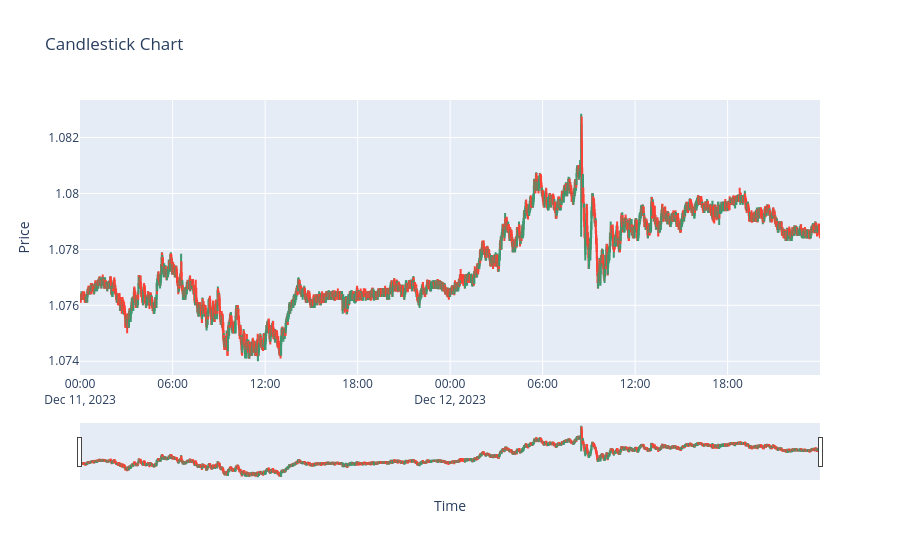

Notebook code for this chart:
### Code cell
import plotly.graph_objects as go

fig = go.Figure(data=[go.Candlestick(
    x=df['datetime'],
    open=df['open'],
    high=df['high'],
    low=df['low'],
    close=df['close']
)])

fig.update_layout(title='Candlestick Chart',
                  xaxis_title='Time',
                  yaxis_title='Price')
fig.show()

### Figure 1 — Plotly figure (JSON) as saved in the notebook; plotly's stock layout.template omitted (floating-point values rounded to 4 significant figures; data arrays with more than 128 entries replaced by an {"elided": "..."} marker saying what was removed)
{"data": [{"close": {"elided": "2880 float values"}, "high": {"elided": "2880 float values"}, "low": {"elided": "2880 float values"}, "open": {"elided": "2880 float values"}, "type": "candlestick", "x": {"elided": "2880 str values"}}], "layout": {"title": {"text": "Candlestick Chart"}, "xaxis": {"title": {"text": "Time"}}, "yaxis": {"title": {"text": "Price"}}}}
